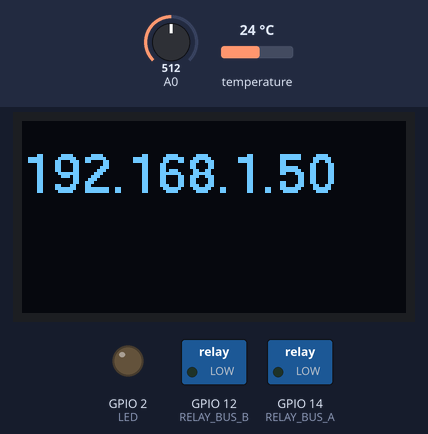
This sketch was run on a simulated ESP8266 (NodeMCU). On the bench: 128×64 one-colour display, switched loads named in the sketch (green lamp = pin HIGH), output pins drawn as LEDs (lit = HIGH). The inputs (shaded band) are chosen by the test bench; at power-on: temperature 24 °C, A0 = 512. WiFi joins after 1.5 s; servers stay silent unless stated; web services answer with replies made up by the test bench; what the sketch prints to the serial monitor is not drawn.

Above: at 9.7 s.
9.8 s: temperature set to 21.9 °C
At 19.5 s:
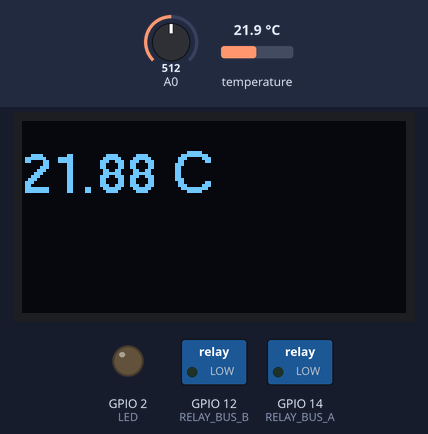
19.6 s: temperature set to 20.9 °C
At 31.8 s:
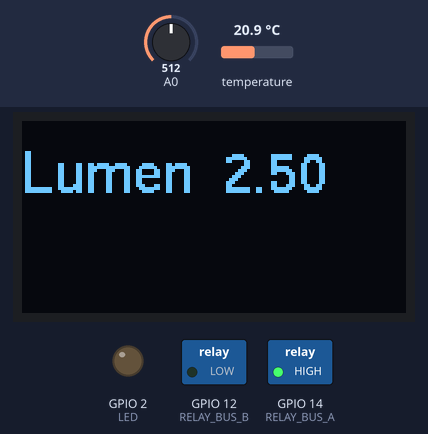
31.9 s: A0 set to 807
At 41.6 s:
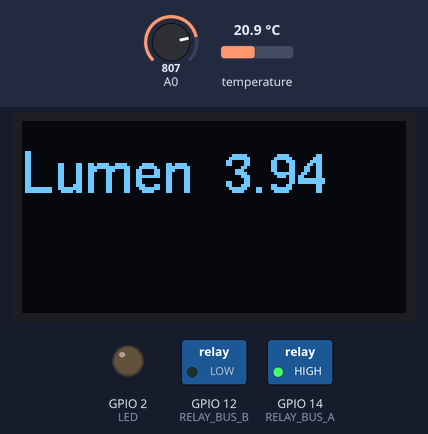
44.7 s: A0 set to 835
At 48.2 s:
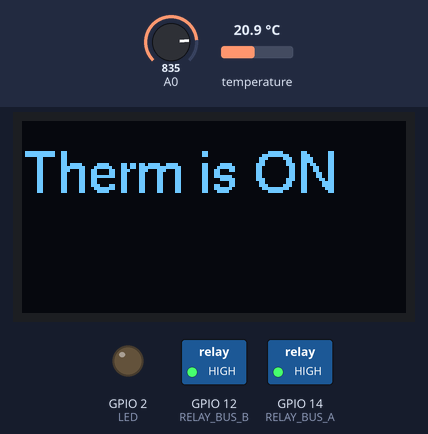
52.1 s: temperature set to 20.3 °C
At 55.8 s:
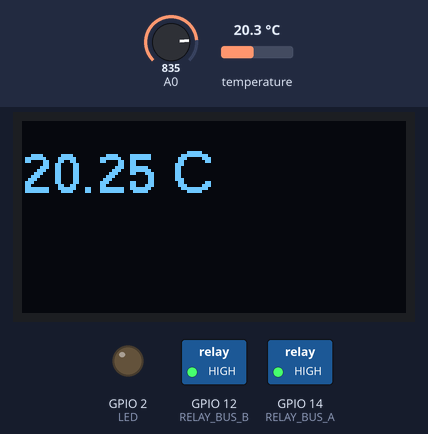
59.5 s: temperature set to 19.6 °C
At 72.0 s:
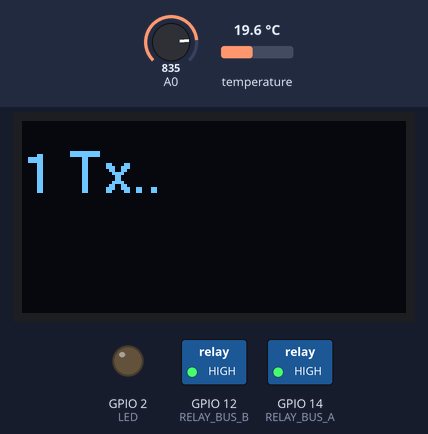
Timing chart, 0 to 73.3 s (numbered marks = the images above; inputs shaded):
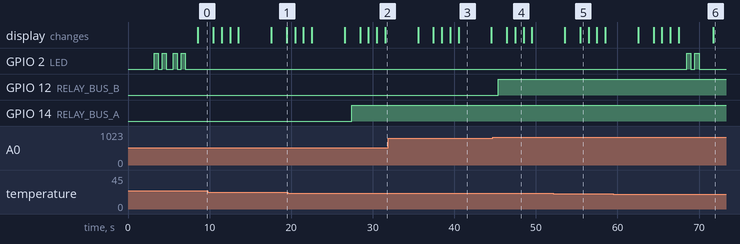

Measured:
- the behaviour switches between 21.6 and 21.5 °C on temperature (found by bisection; images 1 and 2)
- the behaviour switches between 818 and 819 on A0 (found by bisection; images 3 and 4)
- the behaviour switches between 20 and 19.9 °C on temperature (found by bisection; images 5 and 6)
- after the input at 19.6 s, GPIO 14 (RELAY_BUS_A): LOW → HIGH after 7.8 s
- after the input at 44.7 s, GPIO 12 (RELAY_BUS_B): LOW → HIGH after 0.71 s
- after the input at 59.5 s, GPIO 2 (LED): alternates HIGH for 0.50 s and LOW for 0.50 s, 4 changes in all, then stays LOW, starting after 9.0 s
- what the display in image 3 shows lasts 4.0 s, from 40.5 s to 44.5 s

The sketch:

monitorAquario.ino
```cpp
//Monitor de temperatura para aquários
//joaomarcelo.ms@gmail.com

#include <U8g2lib.h>
#include <ESP8266HTTPClient.h>
#include <ESP8266WiFiMulti.h>
#include <ArduinoJson.h>
#include <WiFiClientSecure.h>
#include <ESP8266WebServer.h>
#include <WiFiClientSecureBearSSL.h>
#include <OneWire.h>
#include <DallasTemperature.h>
#include <ESP8266WiFi.h>
#include <ESP8266mDNS.h>
#include <WiFiUdp.h>
#include <ArduinoOTA.h>
#include "Constants.h"
#include "Ota.h"
#include "Oled.h"
#include "Sound.h"
#include "Relay.h"
#include "SensorTemp.h"
#include "Server.h"
#include "Network.h"

#define ONE_WIRE_BUS 0
#define LED 2


OneWire oneWire(ONE_WIRE_BUS);
DeviceAddress ds18b20sensor;
ESP8266WiFiMulti WiFiMulti;
DallasTemperature sensors(&oneWire);
WiFiServer server(80);

float currentTemp = 0.0;
float lumens;
int waitingCounter = 0;
boolean mustPlayAlarm = true;

void setup()
{
  pinMode(LED, OUTPUT);
  pinMode(RELAY_BUS_A, OUTPUT);
  pinMode(RELAY_BUS_B, OUTPUT);
  Serial.begin(115200);
  server.begin();
  initOled();
  initWifi();
  initSensor(ds18b20sensor, sensors);
  setupOTA();
  soundInitialized(LED);
  powerOffThermostatRelay();
  powerOffLightRelay();
}

void loop()
{

  ArduinoOTA.handle();
  drawMyIp();
  currentTemp = checkTemp( ds18b20sensor, sensors, LED);
  lumens = shouldTurnOnTheLight();
  shouldTurnOnThermostat(currentTemp);
  relayIsOn = getRelayStatus();
  lightIsOn = getLightStatus();

  WiFiClient client = server.available();
  String request = client.readStringUntil('\r');
  if (request.indexOf("/SOUND") != -1)
  {
    enableDisableSound();
  }

  showWebPage(client, currentTemp, lumens, mustPlayAlarm);
  drawTemperature(currentTemp);
  drawRelayStatus(relayIsOn);
  drawLightStatus(lightIsOn);
  drawLuminosity(lumens);
  runRoutine();
  delay(3000);
}

void enableDisableSound() {
  mustPlayAlarm = !mustPlayAlarm;
  Serial.println("MUS T PLAY ");
  Serial.println(mustPlayAlarm);
}

void runRoutine() {
  if (currentTemp < MINIMUN_TEMP || currentTemp > MAXIMUM_TEMP)
  {
    if (currentTemp != 85) {
      ringingAlarm(LED, mustPlayAlarm);
      handleNotify();
    }
  }
  else
  {
    stopAlarm(LED);
  }
}

void handleNotify()
{
  if (waitingCounter == 0)
  {
    sendMessageByInternet(WiFiMulti, currentTemp);
    waitingCounter += 1;
  }
  else if (waitingCounter < WAIT_N_TIMES)
  {
    waitingCounter += 1;
  }
  else
  {
    waitingCounter = 0;
  }
  drawTimer(waitingCounter);
}
```

Constants.h
```cpp
const char *ssid = "";
const char *PASS = "@*%";
const String BOT_API_KEY = "";
const String MY_CHANNEL_ID = "";

const char fingerprint[] PROGMEM = "F2 AD 29 9C 34 48 DD 8D F4 CF 52 32 F6 57 33 68 2E 81 C1 90";
const String MY_MESSAGE_TEXT_UP = "Oi, aqui é do seu Aquário! A temperatura da água está acima do ideal";
const String MY_MESSAGE_TEXT_DOWN = "Oi, aqui é do seu Aquário! A temperatura da água está abaixo do ideal";
const String BASE_URL = "https://api.telegram.org/bot";
const String FIRST_SUF = "/sendMessage?chat_id=";
const String SEC_SUF = "&text=";
const String CELSIOR = "°C";
const String MY_NAME = "Aquario Online";
const float MINIMUN_TEMP = 20.00;
const float MAXIMUM_TEMP = 28.00;
const float ONE_HALF = 1.50;
const float LIMIAR_UP = MAXIMUM_TEMP - 1;
const float LIMIAR_DOWN = MINIMUN_TEMP + ONE_HALF;
const char *HOSTNAME = "toimzim";
const int LUMINOSITY = 4;
const int WAIT_N_TIMES = 20;
```

Network.h
```cpp
String finalUrl;

void initWifi()
{
  WiFi.begin(ssid, PASS);
  while (WiFi.status() != WL_CONNECTED)
  {
    delay(1000);
    Serial.print("--");
  }
  Serial.println("");
  Serial.print("Received IP Address : ");
  Serial.print(WiFi.localIP());
  WiFi.setAutoReconnect(true);
  WiFi.persistent(true);
  delay(1000);
}

void sendMessageByInternet(ESP8266WiFiMulti WiFiMulti, float currentTemp)
{

  if (WiFiMulti.run() == WL_CONNECTED)
  {
    std::unique_ptr<BearSSL::WiFiClientSecure> client(new BearSSL::WiFiClientSecure);
    client->setFingerprint(fingerprint);
    client->setFingerprint(fingerprint);
    Serial.println("connected...");
    HTTPClient http;

    if (currentTemp < MINIMUN_TEMP)
    {
      finalUrl = BASE_URL + BOT_API_KEY + FIRST_SUF + MY_CHANNEL_ID + SEC_SUF + MY_MESSAGE_TEXT_DOWN + " : "
      + currentTemp + CELSIOR;
    }
    else
    {
      finalUrl = BASE_URL + BOT_API_KEY + FIRST_SUF + MY_CHANNEL_ID + SEC_SUF + MY_MESSAGE_TEXT_UP + " : "
      + currentTemp + CELSIOR;
    }

    if (http.begin(*client, finalUrl))
    {
      Serial.println("http.begin ok");
    }
    Serial.println(finalUrl.c_str());

    int httpResponseCode = http.GET();

    if (httpResponseCode > 0)
    {
      Serial.print("HTTP Response code: ");
      Serial.println(httpResponseCode);
      String payload = http.getString();
      Serial.println(payload);
    }
    else
    {
      Serial.print("Error code: ");
      Serial.println(httpResponseCode);
    }
    http.end();
  }
  else
  {
    Serial.println("WiFi Disconnected");
  }
  delay(1000);
}
```

Oled.h
```cpp
U8G2_SSD1306_128X64_NONAME_F_HW_I2C u8g2(U8G2_R0, /* reset=*/ U8X8_PIN_NONE, /* clock=*/ 5, /* data=*/ 4);   // ESP32 Thing, HW I2C with pin remapping

void drawTimer(int waitingCounter) {
  u8g2.clearBuffer();
  u8g2.setFont(u8g2_font_helvR14_tr);
  u8g2.setCursor(0, 24);
  u8g2.print(waitingCounter);
  u8g2.print(" Tx..");
  u8g2.sendBuffer();
  delay(1000);
}

void drawTemperature(float currentTemp)
{
  u8g2.clearBuffer();
  u8g2.setFont(u8g2_font_helvR14_tr);
  u8g2.setCursor(0, 24);
  u8g2.print(currentTemp);
  u8g2.print(" °C");
  u8g2.sendBuffer();
  delay(1000);
}

void initOled()
{
  u8g2.begin();
  u8g2.clearBuffer();
  u8g2.setFont(u8g2_font_helvR14_tr);
  u8g2.setCursor(0, 24);
  u8g2.print(MY_NAME);
  u8g2.sendBuffer();
  delay(100);
}

void drawMyIp()
{
  u8g2.clearBuffer();
  u8g2.setFont(u8g2_font_helvR14_tr);
  u8g2.setCursor(0, 24);
  u8g2.print(WiFi.localIP());
  u8g2.sendBuffer();
  delay(100);
}

void drawRelayStatus(boolean isOn)
{
  u8g2.clearBuffer();
  u8g2.setFont(u8g2_font_helvR14_tr);
  u8g2.setCursor(0, 24);
  if (isOn)
  {
    u8g2.print("Therm is ON");
  }
  else
  {
    u8g2.print("Therm is OFF");
  }
  u8g2.sendBuffer();
  delay(1000);
}

void drawLuminosity(float lumens)
{
  u8g2.clearBuffer();
  u8g2.setFont(u8g2_font_helvR14_tr);
  u8g2.setCursor(0, 24);
  u8g2.print("Lumen  ");
  u8g2.print(lumens);
  u8g2.sendBuffer();
  delay(1000);
}

void drawLightStatus(boolean lightIsOn)
{
  u8g2.clearBuffer();
  u8g2.setFont(u8g2_font_helvR14_tr);
  u8g2.setCursor(0, 24);
  if (lightIsOn)
  {
    u8g2.print("Light ON");
  }
  else
  {
    u8g2.print("Light OFF");
  }
  u8g2.sendBuffer();
  delay(1000);
}
```

Ota.h
```cpp
void setupOTA()
{
  WiFi.mode(WIFI_STA);
  ArduinoOTA.onStart([]()
  {
    Serial.println("Starting OTA");
  });
  ArduinoOTA.onEnd([]()
  {
    Serial.println("Ending OTA");
  });
  ArduinoOTA.onProgress([](unsigned int progress, unsigned int total)
  {
    Serial.printf("Progresso: %u%%r", (progress / (total / 100)));
  });
  ArduinoOTA.onError([](ota_error_t error)
  {
    Serial.printf("Erro [%u]: ", error);
    if (error == OTA_AUTH_ERROR)
      Serial.println("OTA Authentication Failure");
    else if (error == OTA_BEGIN_ERROR)
      Serial.println("OTA initialization failed");
    else if (error == OTA_CONNECT_ERROR)
      Serial.println("OTA Connection Failed");
    else if (error == OTA_RECEIVE_ERROR)
      Serial.println("OTA RX failure");
    else if (error == OTA_END_ERROR)
      Serial.println("OTA End Failure");
  });
  ArduinoOTA.begin();
  Serial.println("OTA initialized");
}
```

Relay.h
```cpp
#define RELAY_BUS_A 14
#define RELAY_BUS_B 12
boolean relayIsOn = false;
boolean lightIsOn = false;
float lumino;
void powerOnThermostatRelay()
{
  digitalWrite(RELAY_BUS_A, HIGH);
  relayIsOn = true;
}

void powerOffThermostatRelay()
{
  digitalWrite(RELAY_BUS_A, LOW);
  relayIsOn = false;
}

void powerOnLightRelay()

{
  digitalWrite(RELAY_BUS_B, HIGH);
  lightIsOn = true;
}

void powerOffLightRelay()
{
  digitalWrite(RELAY_BUS_B, LOW);
  lightIsOn = false;
}

float shouldTurnOnTheLight()
{
  int sensorLdrValue = analogRead(A0);
  lumino = sensorLdrValue * (5.0 / 1023.0);
  if (lumino >= LUMINOSITY)
  {
    powerOnLightRelay();
  }
  else
  {
    powerOffLightRelay();
  }
  return lumino;
}

void shouldTurnOnThermostat(float currentTemp)
{
  if (currentTemp <= LIMIAR_DOWN)
  {
    powerOnThermostatRelay();
  }
  else
  {
    powerOffThermostatRelay();
  }
}

boolean getRelayStatus() {
  return relayIsOn;
}

boolean getLightStatus() {
  return lightIsOn;
}
```

SensorTemp.h
```cpp
float checkTemp(DeviceAddress ds18b20sensor, DallasTemperature sensors, int LED)
{
  sensors.requestTemperatures();
  float currentTemp = sensors.getTempC(ds18b20sensor);
  Serial.println("");
  Serial.print("Current Temp: ");
  Serial.println(currentTemp);
  return currentTemp;
}

void showAddressSensor(DeviceAddress deviceAddress)
{
  for (uint8_t i = 0; i < 8; i++)
  {
    if (deviceAddress[i] < 16)
      Serial.print("0");
    Serial.print(deviceAddress[i], HEX);
  }
}
void initSensor(DeviceAddress ds18b20sensor, DallasTemperature sensors)
{
  sensors.begin();
  Serial.println("Locating DS18B20 sensor...");
  Serial.print(sensors.getDeviceCount(), DEC);
  Serial.println(" sensors found.");
  if (!sensors.getAddress(ds18b20sensor, 0))
    Serial.println("Sensors not found!");
  Serial.print("Sensor address: ");
  showAddressSensor(ds18b20sensor);
  Serial.println();
  Serial.println();
}
```

Server.h
```cpp
void renderHtml(WiFiClient client, float currentTemp, int lumens, boolean mustPlayAlarm)
{
  client.println("HTTP/1.1 200 OK");
  client.println("");
  client.println("<!DOCTYPE HTML>");
  client.println("<html>");
  client.println("<head>");
  client.println("<meta charset=\"utf-8\"/>");
  client.println("<style type=\"text/css\">");
  client.println("body {");
  client.println("background: black;");
  client.println("margin: 0 auto;");
  client.println("max-width: 56em;");
  client.println("padding: 1em 0;");
  client.println("}");
  client.println(".grid {");
  client.println("display: flex;");
  client.println("flex-wrap: wrap;");
  client.println("display: grid;");
  client.println("grid-template-columns: repeat(auto-fill, minmax(200px, 1fr));");
  client.println("grid-auto-rows: minmax(150px, auto);");
  client.println("grid-gap: 1em;");
  client.println("}");
  client.println(".module {");
  client.println("background: #eaeaea;");
  client.println("display: flex;");
  client.println("align-items: center;");
  client.println("justify-content: center;");
  client.println("height: 200px;");
  client.println("margin-left: 5px;");
  client.println("margin-right: 5px;");
  client.println("flex: 1 1 200px;");
  client.println("}");
  client.println("@supports (display: grid) {");
  client.println(".module {");
  client.println("margin: 0;");
  client.println("}");
  client.println("</style>");
  client.println("<title>Monitor Aquaŕio</title>");
  client.println("</head>");
  client.println("<body>");
  client.println("<div class=\"grid\">");
  if (currentTemp < LIMIAR_DOWN)
  {
    client.println("<div class=\"module\" style=\" background-color: aquamarine;\">");
  }
  else if (currentTemp >= LIMIAR_DOWN && currentTemp < LIMIAR_UP)
  {
    client.println("<div class=\"module\" style=\" background-color: lightsalmon;\">");
  }
  else
  {
    client.println("<div class=\"module\" style=\" background-color: red;\">");
  }
  client.println("<img src=\"https://img.icons8.com/windows/50/000000/temperature-high.png\"/>");
  client.println("<h1>");
  client.print(currentTemp);
  client.println(" °C");
  client.println("</div>");
  if (relayIsOn)
  {
    client.println("<div class=\"module\" style=\" background-color: blue;\">");
  }
  else
  {
    client.println("<div class=\"module\" style=\" background-color: lightgray;\">");
  }
  client.println("<img src=\"https://img.icons8.com/wired/64/000000/relay.png\"/>");
  client.println("<h1>");
  if (relayIsOn)
  {
    client.println("ON");
  }
  else
  {
    client.println("OFF");
  }
  client.println("</div>");
  if (lightIsOn)
  {
    client.println("<div class=\"module\" style=\" background-color: yellow;\">");
  }
  else
  {
    client.println("<div class=\"module\" style=\" background-color: lightgray;\">");
  }
  client.println("<img src=\"https://img.icons8.com/pastel-glyph/64/000000/light--v1.png\"/>");
  client.println("<h1>");
  if (lightIsOn)
  {
    client.println("ON");
  }
  else
  {
    client.println("OFF");
  }
  client.println(" </div>");
  if (lumens >= LUMINOSITY)
  {
    client.println("<div class=\"module\" style=\" background-color: orange;\">");
    client.println("<img src=\"https://img.icons8.com/carbon-copy/100/000000/sun--v1.png\"/>");
  }
  else
  {
    client.println("<div class=\"module\" style=\" background-color: lightgray;\">");
    client.println("<img src=\"https://img.icons8.com/ios/50/000000/moon.png\"/>");
  }
  client.println("<h1>");
  client.println(lumens);
  client.println("</div>");
  client.println("<div class=\"module\" style=\" background-color: green;\">");
  client.println("<img src=\"https://img.icons8.com/dotty/50/000000/ip-address.png\"/>");
  client.println("<h3>");
  client.println(WiFi.localIP());
  client.println("</div>");

  client.println("<div class=\"module\" style=\" background-color: white;\" onclick=\"location.href=\'SOUND\'\"/>");
  if (mustPlayAlarm)
  {
    client.println("<img src=\"https://img.icons8.com/ios/50/000000/room-sound.png\"/>");
  } else
  {
    client.println("<img src=\"https://img.icons8.com/ios/50/000000/no-audio--v1.png\"/>");
  }
  client.println("</div>");
  client.println("</div>");
  client.println("</body>");
  client.println("</html>");
  delay(1);
}

void showWebPage(WiFiClient client , float currentTemp, int lumens, boolean mustPlayAlarm)
{

  if (client)
  {
    Serial.println("\n[Client connected]");
    while (client.connected())
    {
      if (client.available())
      {
        String line = client.readStringUntil('\r');
        Serial.print(line);
        if (line.length() == 1 && line[0] == '\n')
        {
          renderHtml(client, currentTemp, lumens, mustPlayAlarm);
          break;
        }
      }
    }
    while (client.available())
    {
      client.read();
    }
    client.stop();
    Serial.println("[Client disconnected]");
  }
}
```

Sound.h
```cpp
void ringingAlarm(int LED, boolean mustPlaySound)
{
  if (mustPlaySound) {
    digitalWrite(LED, HIGH);
    delay(500);
    digitalWrite(LED, LOW);
    delay(500);
    digitalWrite(LED, HIGH);
    delay(500);
    digitalWrite(LED, LOW);
    delay(500);
  }
  Serial.println("APITANDO");
}

void stopAlarm(int LED)
{
  digitalWrite(LED, LOW);
}

void soundInitialized(int LED)
{
  ringingAlarm(LED, true);
  delay(250);
  stopAlarm(LED);
  delay(100);
  ringingAlarm(LED, true);
  delay(500);
  stopAlarm(LED);
  delay(500);
  Serial.println("BIP BIP");

}
```
